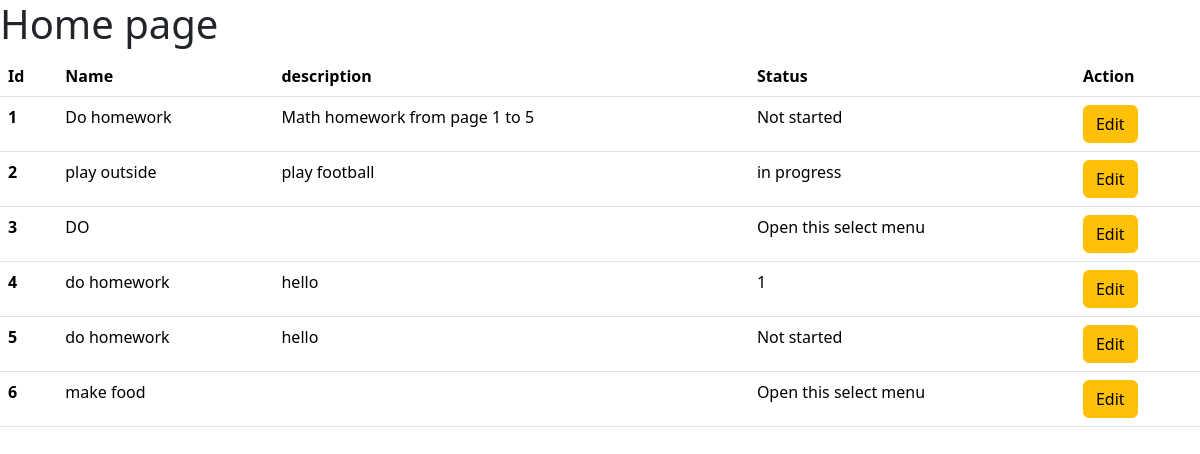
The page / on the database its author committed.
### hello/models.py (models this page shows)
class todo(models.Model):
    name = models.CharField(max_length=200)
    description = models.TextField()
    status = models.CharField(max_length=200)

### hello/views.py (the view)
# urls.py: 2. Add a URL to urlpatterns:  path('', views.home, name='home')
def home(request):
    todo_objs = todo.objects.all()
    data = {'todos':todo_objs}
    return render(request,'index.html',context=data)

### templates/index.html (shortened to what this page needs)
<!DOCTYPE html>
<html lang="en">
<head>
    <link href="https://cdn.jsdelivr.net/npm/bootstrap@5.3.3/dist/css/bootstrap.min.css" rel="stylesheet">
</head>
<body>
    <h1>Home page</h1>
    <table class="table">
        <thead>
          <tr>
            <th scope="col">Id</th>
            <th scope="col">Name</th>
            <th scope="col">description</th>
            <th scope="col">Status</th>
            <th scope="col">Action</th>
          </tr>
        </thead>
        <tbody>
            {% for todo in todos %}
                <tr>
                     <th scope="row"> {{todo.id}} </th>
                     <td>{{todo.name}}</td>
                     <td>{{todo.description}}</td>
                     <td>{{todo.status}}</td>
                     <td><a href="{% url 'edit' pk=todo.id %}" type="button" class="btn btn-warning">Edit</a> </td>
                </tr>
            {% endfor %}
        </tbody>
      </table>
</body>
</html>

### rows shown on the page
todo: id "1", name "Do homework", description "Math homework from page 1 to 5", status "Not started"
todo: id "2", name "play outside", description "play football", status "in progress"
todo: id "3", name "DO", status "Open this select menu"
todo: id "4", name "do homework", description "hello", status "1"
todo: id "5", name "do homework", description "hello", status "Not started"
todo: id "6", name "make food", status "Open this select menu"
